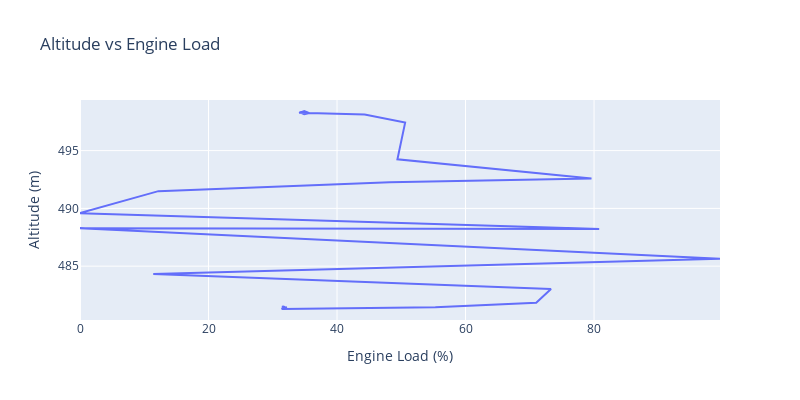

Notebook code for this chart:
### Code cell
fig1 = go.Figure()
fig1.add_trace(go.Scatter(x=df['Engine Load'], y=df['Altitude'], mode='lines', name='Altitude vs Engine Load'))
fig1.update_layout(title='Altitude vs Engine Load', xaxis_title='Engine Load (%)', yaxis_title='Altitude (m)', width=800, height=400)
fig1.show()

### Figure 1 — Plotly figure (JSON) as saved in the notebook; plotly's stock layout.template omitted (floating-point values rounded to 4 significant figures)
{"data": [{"mode": "lines", "name": "Altitude vs Engine Load", "type": "scatter", "x": [31.4, 31.8, 32.2, 31.8, 31.8, 31.4, 55.3, 71, 73.3, 11.4, 99.6, 0, 80.8, 0, 12.2, 48.2, 79.6, 49.4, 50.6, 44.3, 34.1, 34.9, 35.7, 34.9, 34.5, 34.5], "y": [481.5, 481.4, 481.4, 481.4, 481.5, 481.3, 481.4, 481.8, 483.0, 484.3, 485.6, 488.3, 488.2, 489.6, 491.5, 492.3, 492.6, 494.2, 497.4, 498.1, 498.3, 498.4, 498.2, 498.1, 498.3, 498.3]}], "layout": {"height": 400, "title": {"text": "Altitude vs Engine Load"}, "width": 800, "xaxis": {"autorange": true, "range": [0, 99.6], "title": {"text": "Engine Load (%)"}, "type": "linear"}, "yaxis": {"autorange": true, "range": [480.3, 499.4], "title": {"text": "Altitude (m)"}, "type": "linear"}}}
